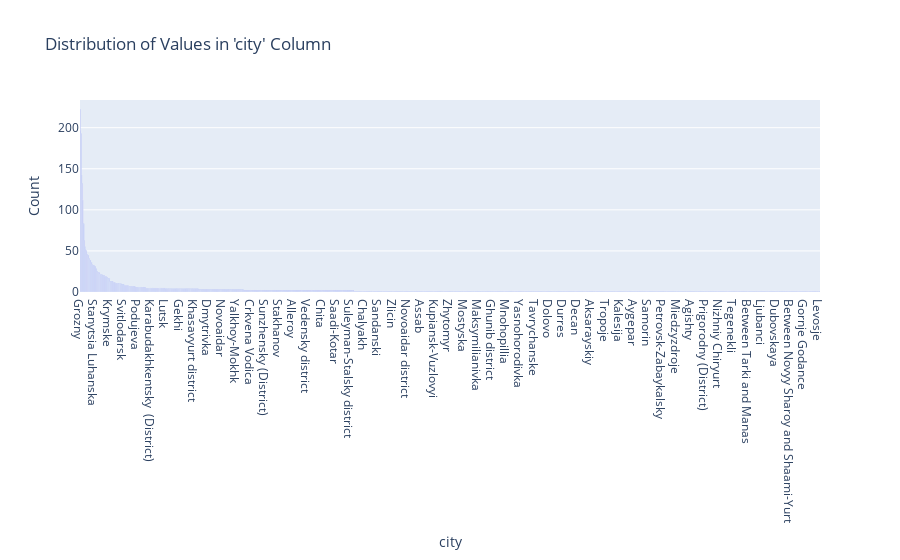

The notebook cell this image was saved under:
### Code cell
# Interactive dropdown for less than 50% null
df_more_than_50_null,df_less_than_50_null,df_none_null = missing_val_index(df_cleaned)
interact(plot_distribution, column_name=df_less_than_50_null)

### Figure 1 — Plotly figure (JSON) as saved in the notebook; plotly's stock layout.template omitted (floating-point values rounded to 4 significant figures; data arrays with more than 128 entries replaced by an {"elided": "..."} marker saying what was removed)
{"data": [{"hovertemplate": "city=%{x}<br>Count=%{y}<extra></extra>", "legendgroup": "", "marker": {"color": "#636efa", "pattern": {"shape": ""}}, "name": "", "orientation": "v", "showlegend": false, "textposition": "auto", "type": "bar", "x": {"elided": "1407 str values"}, "xaxis": "x", "y": {"elided": "1407 int values"}, "yaxis": "y"}], "layout": {"barmode": "relative", "legend": {"tracegroupgap": 0}, "title": {"text": "Distribution of Values in 'city' Column"}, "xaxis": {"anchor": "y", "domain": [0, 1], "title": {"text": "city"}}, "yaxis": {"anchor": "x", "domain": [0, 1], "title": {"text": "Count"}}}}
